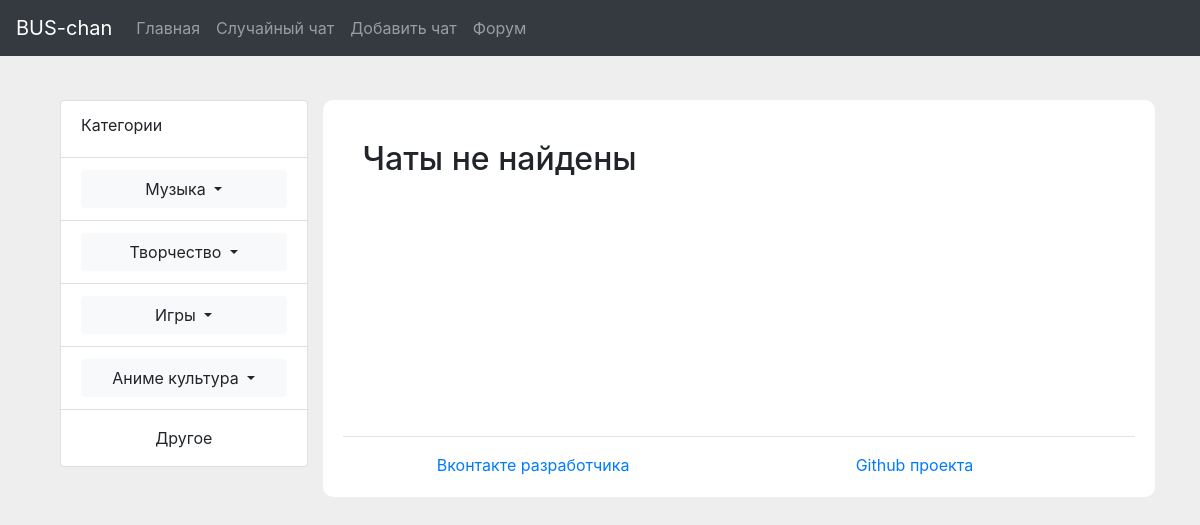
The app's page /category/metal_and_rock/, older data.
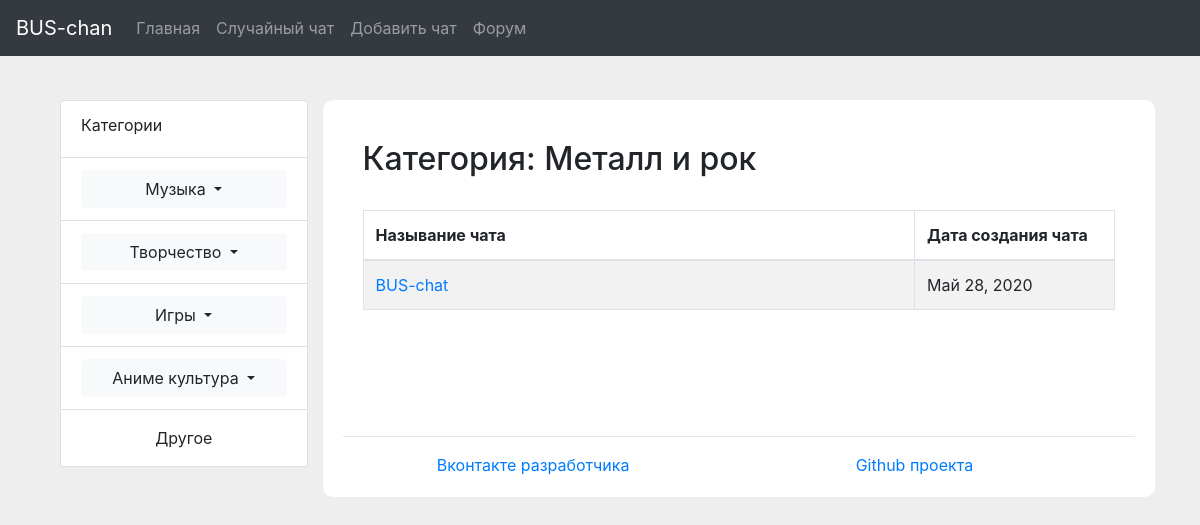
The same page, newer data.
### bus_chan/apps/mainapp/models.py (models this page shows, shortened)
class Chat(models.Model):
    name = models.CharField('Имя чата', max_length=50)
    category = models.CharField('Категория чата', max_length=50)
    is_private = models.BooleanField('Приватный чат')
    date = models.DateField('Дата создания чата', auto_now_add=True)
    key = models.CharField('Приватный ключ', blank=True, max_length=80)

### bus_chan/apps/mainapp/views.py (the view)
# urls.py: path('category/<category_name>/', views.category, name='category'),
def category(request, category_name):
    chats_category = None
    chats = Chat.objects.all().filter(is_private=False, category=category_name)
    for key, val in CATEGORIES.items():
        if val == category_name:
            chats_category = key
            break
    return render(request, 'mainapp/category.html',
                  {'chats': list(reversed(chats)),
                   'category': chats_category})

### bus_chan/templates/mainapp/category.html
{% extends 'mainapp/base.html' %}
{% block content %}
	{% if chats %}
		<h2>Категория: {{category}}</h2><br>
		<table class="table table-bordered table-striped" style="margin-bottom: 50px;">
		  <thead>
		    <tr>
		      <th>Называние чата</th>
		      <th style="width: 200px;">Дата создания чата</th>
		    </tr>
		  </thead>
		  <tbody>
		  	{% for chat in chats %}
			    <tr>
			      <td><a href="{% url 'chat' chat.id %}">{{chat.name}}</a></td>
			      <td>{{chat.date}}</td>
			    </tr>
		    {% endfor %}
		  </tbody>
		</table>
	{% else %}
		<h2 style="padding-bottom: 50px;">Чаты не найдены</h2>
	{% endif %}
{% endblock %}

Row changes from the older to the newer data that the page shows:
added Chat: name "BUS-chat", date "Май 28, 2020"
Text that changed along with them:
{{ category }}: (not shown) → "Металл и рок"
text no longer shown: "Чаты не найдены"
text now shown: "Категория: Называние чата Дата создания чата"
